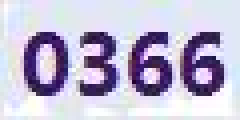
#> input picture xzxcredit/validatecode/just0_9/0366.jpg, 60 x 30 px (shown 4 times larger)
$ python test_2.py   (Python 2 division)
#> lines starting #> are read from the running program, lines starting #| are printed output that depends on the picture; after the words box and inside, x2 and y2 are one past the last pixel; in counts of white or black regions, pixels touching at a corner belong together
# coding:utf-8
'''
自己对图像进行简单识别
'''
from PIL import Image
from PIL import ImageEnhance
from PIL import ImageFilter
import sys
from pytesseract import *

# 二值化
threshold = 140
table = []
for i in range(256):
    if i < threshold:
        table.append(0)
    else:
        table.append(1)

#由于都是数字
#对于识别成字母的 采用该表进行修正
rep={'O':'0',
    'I':'1','L':'1',
    'Z':'2',
    'S':'8'
    }

def  getverify1(name):

    #打开图片
#> called with name = '0366.jpg'
    im = Image.open(name)
#> im is the input picture: PIL image 60x30 RGB; mean R, G, B 191.1, 185.1, 209.4
    #转化到亮度
    imgry = im.convert('L')
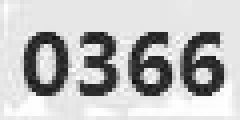
#> imgry: PIL image 60x30 L (shown 4 times larger); min 16, max 255, mean 189.6
    imgry.save('g'+name)
    #二值化
    out = imgry.point(table,'1')
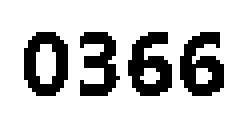
#> out: PIL image 60x30 1 (shown 4 times larger); 76.7% white; 4 black regions, box (x1, y1, x2, y2) and area: (45, 8, 56, 24) 111, (32, 8, 43, 24) 109, (6, 8, 17, 24) 107, (20, 8, 30, 24) 93
    out.save('b'+name)
    #识别
#> (the run stopped early here; a loop or call above may not have finished)
